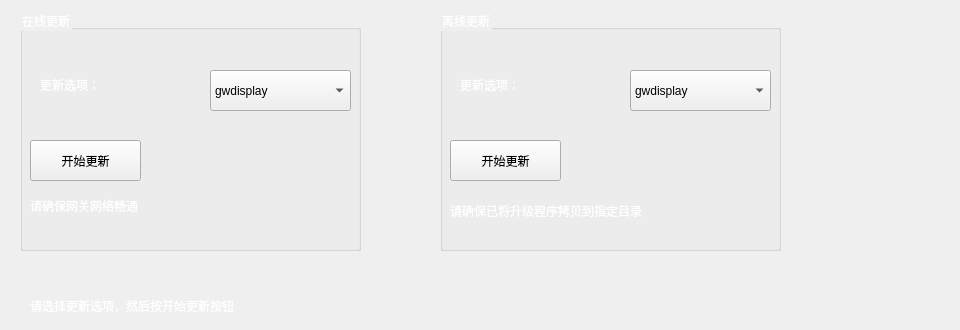
   <widget class="QWidget" name="page_5">
    <widget class="QGroupBox" name="groupBox">
     <property name="geometry">
      <rect>
       <x>20</x>
       <y>10</y>
       <width>341</width>
       <height>241</height>
      </rect>
     </property>
     <property name="styleSheet">
      <string notr="true">color: rgb(255, 255, 255);
font: 20pt &quot;Ubuntu&quot;;</string>
     </property>
     <property name="title">
      <string>在线更新</string>
     </property>
     <widget class="QComboBox" name="comboBox_online">
      <property name="geometry">
       <rect>
        <x>190</x>
        <y>60</y>
        <width>141</width>
        <height>41</height>
       </rect>
      </property>
      <property name="styleSheet">
       <string notr="true">font: 12pt &quot;Ubuntu&quot;;
color: rgb(0, 0, 0);</string>
      </property>
      <item>
       <property name="text">
        <string>gwdisplay</string>
       </property>
      </item>
      <item>
       <property name="text">
        <string>gwdata-server</string>
       </property>
      </item>
     </widget>
     <widget class="QLabel" name="label_17">
      <property name="geometry">
       <rect>
        <x>20</x>
        <y>49</y>
        <width>151</width>
        <height>51</height>
       </rect>
      </property>
      <property name="styleSheet">
       <string notr="true">font: 18pt &quot;Ubuntu&quot;;</string>
      </property>
      <property name="text">
       <string>更新选项：</string>
      </property>
     </widget>
     <widget class="QPushButton" name="pushButton_online">
      <property name="geometry">
       <rect>
        <x>10</x>
        <y>130</y>
        <width>111</width>
        <height>41</height>
       </rect>
      </property>
      <property name="styleSheet">
       <string notr="true">font: 16pt &quot;Ubuntu&quot;;
color: rgb(0, 0, 0);</string>
      </property>
      <property name="text">
       <string>开始更新</string>
      </property>
     </widget>
     <widget class="QLabel" name="label_18">
      <property name="geometry">
       <rect>
        <x>10</x>
        <y>180</y>
        <width>291</width>
        <height>31</height>
       </rect>
      </property>
      <property name="styleSheet">
       <string notr="true">font: 11pt &quot;Ubuntu&quot;;</string>
      </property>
      <property name="text">
       <string>请确保网关网络畅通</string>
      </property>
     </widget>
    </widget>
    <widget class="QGroupBox" name="groupBox_2">
     <property name="geometry">
      <rect>
       <x>440</x>
       <y>10</y>
       <width>341</width>
       <height>241</height>
      </rect>
     </property>
     <property name="styleSheet">
      <string notr="true">color: rgb(255, 255, 255);
font: 20pt &quot;Ubuntu&quot;;</string>
     </property>
     <property name="title">
      <string>离线更新</string>
     </property>
     <widget class="QComboBox" name="comboBox_offline">
      <property name="geometry">
       <rect>
        <x>190</x>
        <y>60</y>
        <width>141</width>
        <height>41</height>
       </rect>
      </property>
      <property name="styleSheet">
       <string notr="true">font: 12pt &quot;Ubuntu&quot;;
color: rgb(0, 0, 0);</string>
      </property>
      <item>
       <property name="text">
        <string>gwdisplay</string>
       </property>
      </item>
      <item>
       <property name="text">
        <string>gwdata-server</string>
       </property>
      </item>
     </widget>
     <widget class="QLabel" name="label_15">
      <property name="geometry">
       <rect>
        <x>20</x>
        <y>49</y>
        <width>151</width>
        <height>51</height>
       </rect>
      </property>
      <property name="styleSheet">
       <string notr="true">font: 18pt &quot;Ubuntu&quot;;</string>
      </property>
      <property name="text">
       <string>更新选项：</string>
      </property>
     </widget>
     <widget class="QPushButton" name="pushButton_offline">
      <property name="geometry">
       <rect>
        <x>10</x>
        <y>130</y>
        <width>111</width>
        <height>41</height>
       </rect>
      </property>
      <property name="styleSheet">
       <string notr="true">font: 16pt &quot;Ubuntu&quot;;
color: rgb(0, 0, 0);</string>
      </property>
      <property name="text">
       <string>开始更新</string>
      </property>
     </widget>
     <widget class="QLabel" name="label_16">
      <property name="geometry">
       <rect>
        <x>10</x>
        <y>180</y>
        <width>311</width>
        <height>41</height>
       </rect>
      </property>
      <property name="styleSheet">
       <string notr="true">font: 11pt &quot;Ubuntu&quot;;</string>
      </property>
      <property name="text">
       <string>请确保已将升级程序拷贝到指定目录</string>
      </property>
     </widget>
    </widget>
    <widget class="QLabel" name="label_text">
     <property name="geometry">
      <rect>
       <x>30</x>
       <y>290</y>
       <width>921</width>
       <height>31</height>
      </rect>
     </property>
     <property name="styleSheet">
      <string notr="true">color: rgb(255, 255, 255);</string>
     </property>
     <property name="text">
      <string>请选择更新选项，然后按开始更新按钮</string>
     </property>
    </widget>
   </widget>
